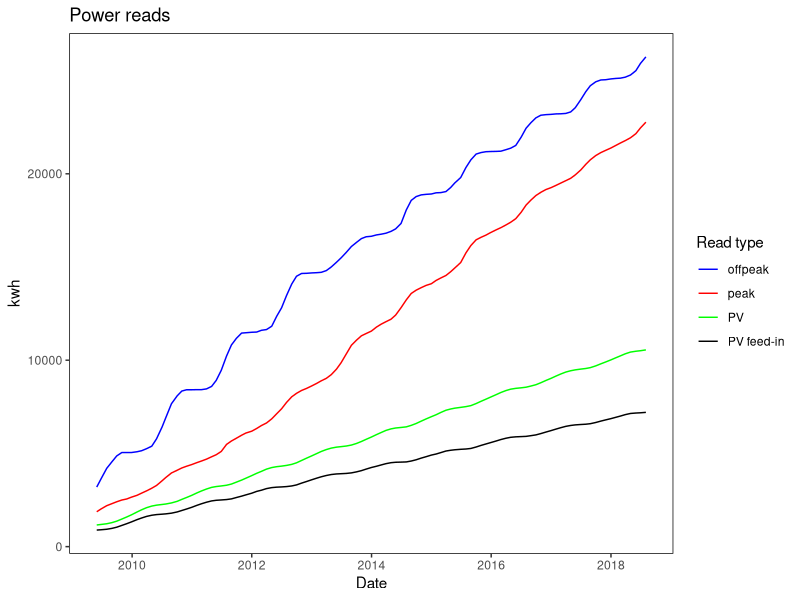
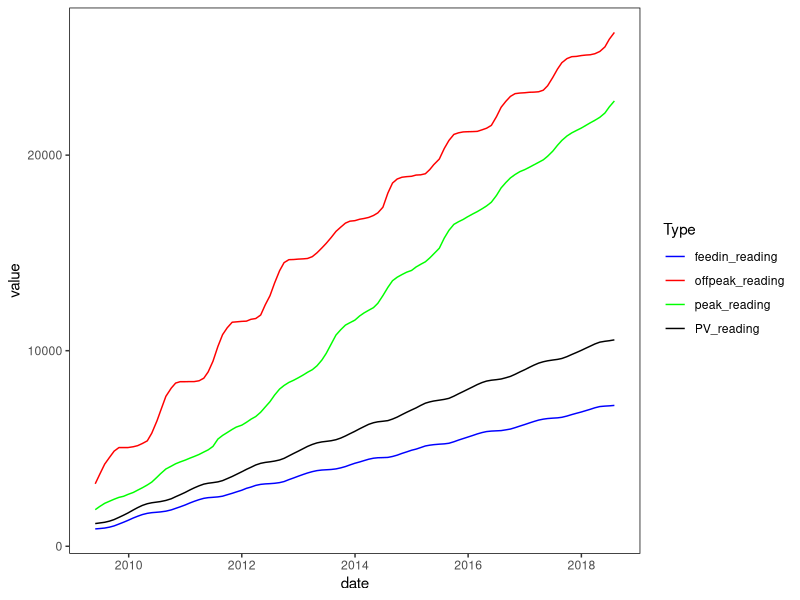
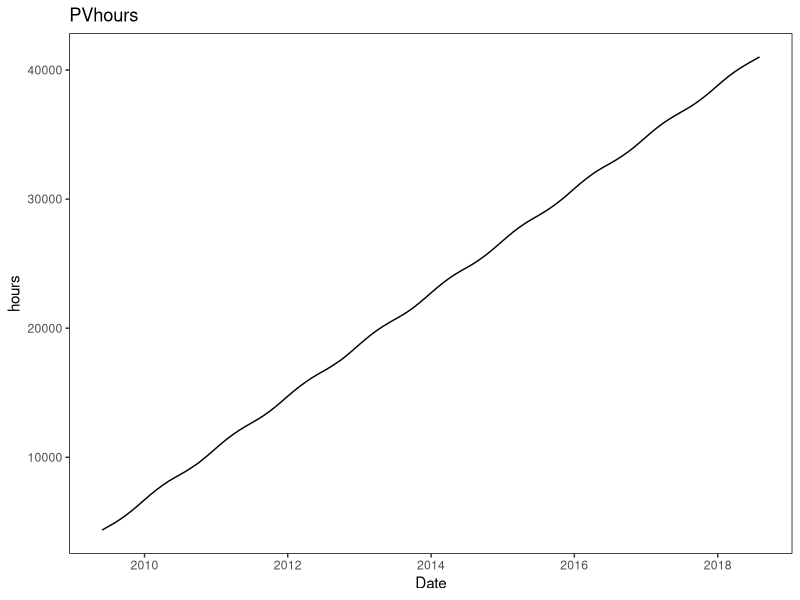
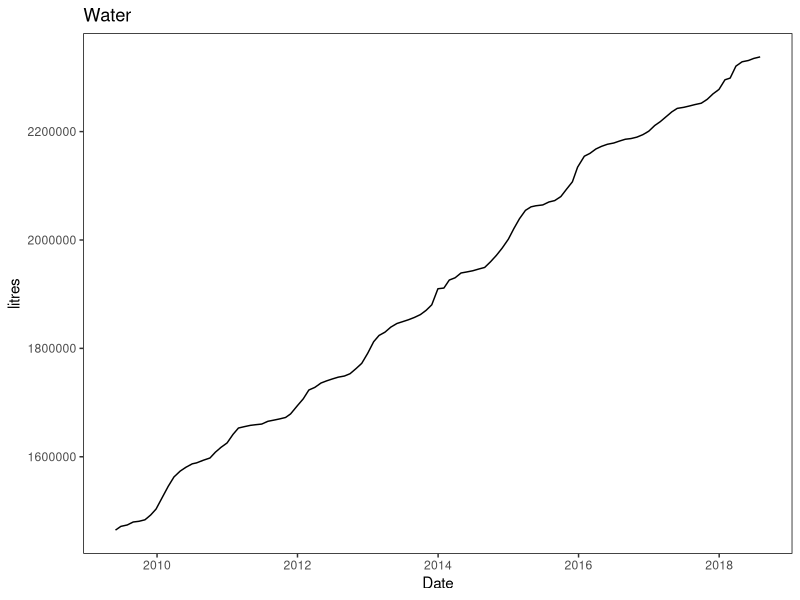
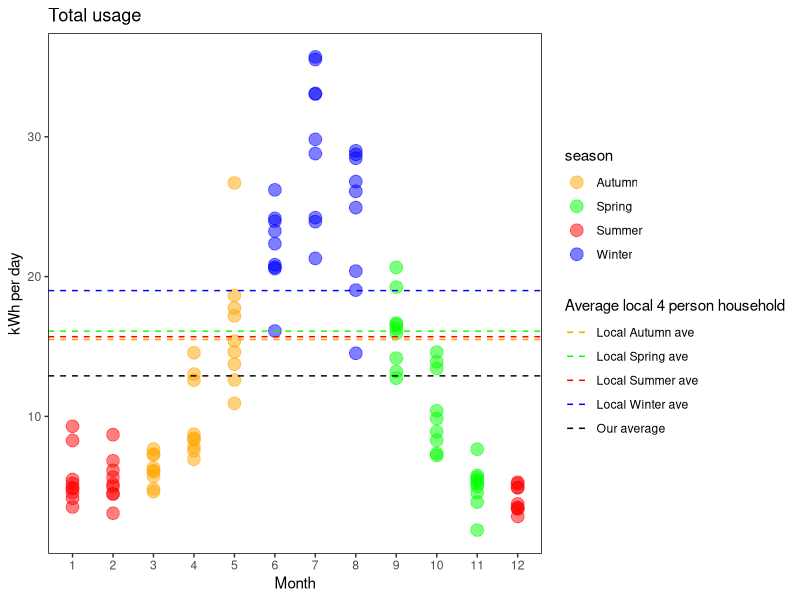
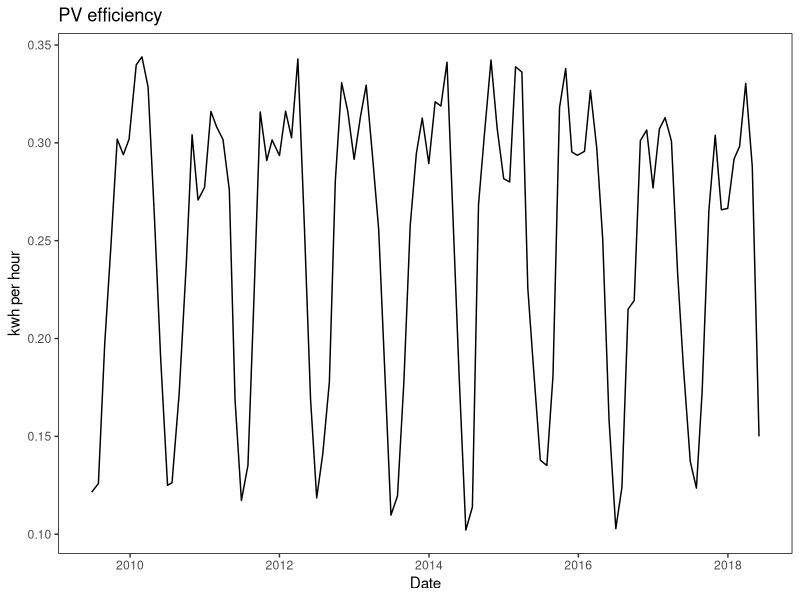
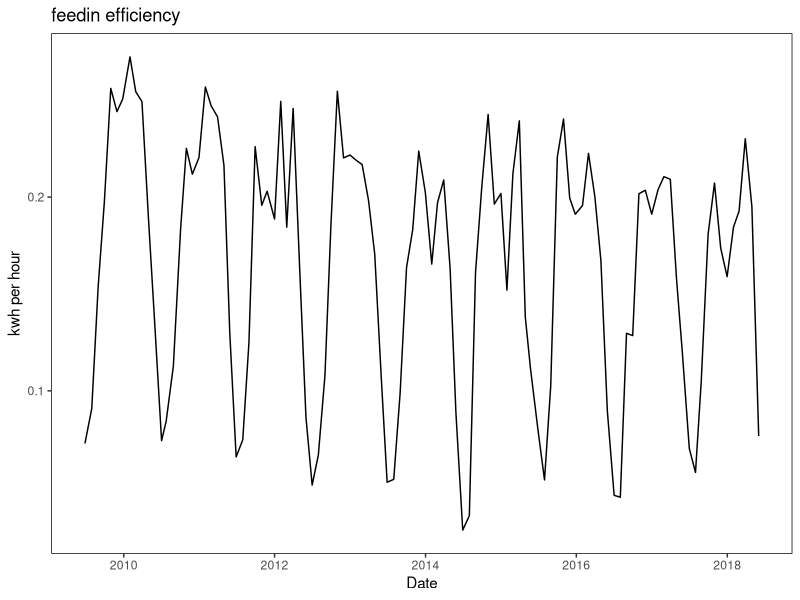
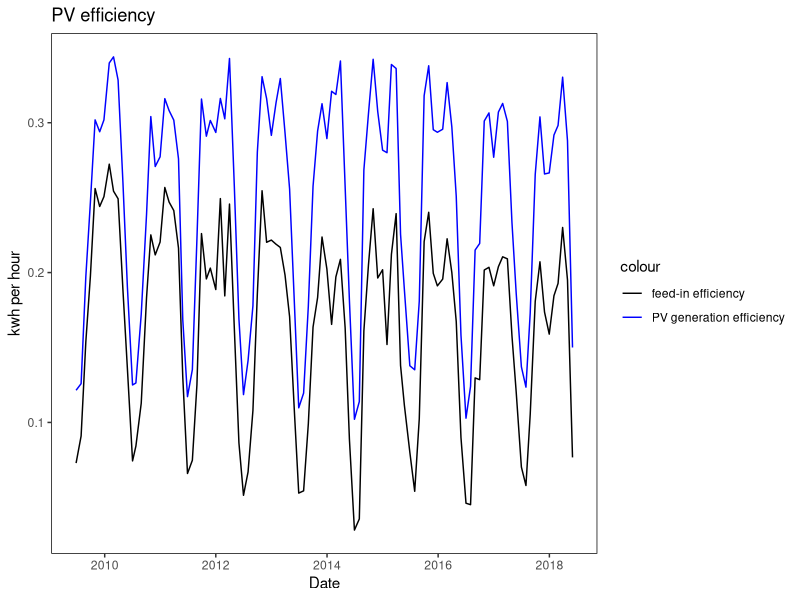

These figures' R source, in order:
library(tidyverse)

meterreads <- read_csv("data/meterreads.csv")
meterreads



# make a new tibble called 'usage' from 'meterreads' and
# add a column called peak_usage by using mutate and lag
# mutate makes a new column called peak_usage by starting with peak_reading and subtracting a value
# this value is also from the peak_reading column, but by using lag it is from the previous row.

usage <- meterreads %>% 
  mutate(peak_usage = peak_reading - 
           lag(peak_reading, default = first(peak_reading)))

# now repeat the process for the other readings

usage <- usage %>% 
  mutate(offpeak_usage = offpeak_reading -
           lag(offpeak_reading, default = first(offpeak_reading)))

usage <- usage %>% 
  mutate(feedin_usage = feedin_reading -
           lag(feedin_reading, default = first(feedin_reading)))

usage <- usage %>% 
  mutate(PV_usage = PV_reading -
           lag(PV_reading, default = first(PV_reading)))

usage <- usage %>% 
  mutate(PVhours_usage = PVhours_reading -
           lag(PVhours_reading, default = first(PVhours_reading)))

usage <- usage %>% 
  mutate(water_usage = water_reading -
           lag(water_reading, default = first(water_reading)))

usage <- usage %>% 
  mutate(days = as.integer(date -
           lag(date, default = first(date))))

usage <- slice(usage, -1)

usage <- slice(usage, -110)

usage <- slice(usage, -109)

usage

# make a new table called perday.  divide usage by number of days to get usage per day.

perday <- usage %>% 
  mutate(peak_perday = peak_usage / days)

perday <- perday %>% 
  mutate(offpeak_perday = offpeak_usage / days)

perday <- perday %>% 
  mutate(totalusage_perday = peak_perday + offpeak_perday)

perday <- perday %>% 
  mutate(feedin_perday = feedin_usage / days)

perday <- perday %>% 
  mutate(PVgen_perday = PV_usage / days)

perday <- perday %>% 
  mutate(PVhours_perday = PVhours_usage / days)

perday <- perday %>% 
  mutate(water_perday = water_usage / days)

perday <- perday %>% 
  mutate(PVefficiency = PVgen_perday / PVhours_perday)

perday <- perday %>% 
  mutate(feedinefficiency = feedin_perday / PVhours_perday)

perday
mean(perday$totalusage_perday, na.rm = TRUE)

# I feel the need to clean out the unnecesary data and make a new table.

eUGE1 <-  
  select(perday,"date","peak_perday","offpeak_perday","totalusage_perday",
         "PVgen_perday","feedin_perday","PVhours_perday","PVefficiency", "feedinefficiency")


# got rid of other data and trimmed to give 9 complete years

monthlist1 <- c(6,7,8,9,10,11,12)
monthlist2 <- c(1,2,3,4,5,6,7,8,9,10,11,12)
monthlist3 <- c(1,2,3,4,5)
monthlist <- c(monthlist1, monthlist2, monthlist2, monthlist2, monthlist2, monthlist2, monthlist2, monthlist2, monthlist2, monthlist3)

# Make eUGE2 which has a month list

eUGE2 <- eUGE1 %>% 
  mutate(month = as.factor(monthlist))

# Make a year list
yearlist1 <- c(2009,2009,2009,2009,2009,2009,2009)
yearlist2 <- c(2010,2010,2010,2010,2010,2010,2010,2010,2010,2010,2010,2010)
yearlist3 <- yearlist2 + 1
yearlist4 <- yearlist2 + 2
yearlist5 <- yearlist2 + 3
yearlist6 <- yearlist2 + 4
yearlist7 <- yearlist2 + 5
yearlist8 <- yearlist2 + 6
yearlist9 <- yearlist2 + 7
yearlist10 <- c(2018,2018,2018,2018,2018)

yearlist <- c(yearlist1,yearlist2,yearlist3,yearlist4,yearlist5,yearlist6,yearlist7,yearlist8,yearlist9,yearlist10)

# Add year list to eUGE2

eUGE2 <- eUGE2 %>% 
  mutate(year = as.factor(yearlist))

# Make a season list

seasonlist1 <- c('Winter', 'Winter', 'Winter', 'Spring', 'Spring', 'Spring', 'Summer')
seasonlist2 <- c('Summer', 'Summer', 'Autumn', 'Autumn', 'Autumn')
seasonlist3 <- c(seasonlist2, seasonlist1)
seasonlist <- c(seasonlist1, seasonlist3, seasonlist3, seasonlist3, seasonlist3, seasonlist3, seasonlist3, seasonlist3, seasonlist3, seasonlist2)
seasonlist

eUGE3 <- eUGE2 %>% 
  mutate(season = as.factor(seasonlist))

eUGE3


# lets try plotting this stuff...

#plot power reads i.e. peak, offpeak and PV

ggplot(meterreads, aes(x = date)) + 
  geom_line(aes(y = peak_reading, colour = "peak")) +
  geom_line(aes(y = offpeak_reading, colour = "offpeak")) +
  geom_line(aes(y = PV_reading, colour = "PV")) +
  geom_line(aes(y = feedin_reading, colour = "PV feed-in")) +
  labs(x = "Date", y = "kwh", title = "Power reads", colour = "Read type") +
  scale_color_manual(values = c("blue","red","green","black")) +
  theme(panel.background = element_rect(fill = "white"),
        panel.border = element_rect(fill = NA))

# repeat above plot using gather

meterreads %>% 
  gather(Type, value, peak_reading, offpeak_reading, PV_reading, feedin_reading) %>% 
  ggplot(aes(date, value, colour = Type)) +
  geom_line() +
  scale_colour_manual(values = c("blue","red","green","black")) +
  theme(panel.background = element_rect(fill = "white"),
        panel.border = element_rect(fill = NA))



# plot PV hours in a seperate graph

ggplot(meterreads, aes(x = date, y = PVhours_reading)) +
  geom_line() +
  labs(x = "Date", y = "hours", title = "PVhours") +
  theme(panel.background = element_rect(fill = "white"),
        panel.border = element_rect(fill = NA))

# plot water reading in a seperate graph

ggplot(meterreads, aes(x = date, y = water_reading)) + 
  geom_line() +
  labs(x = "Date", y = "litres", title = "Water") +
  theme(panel.background = element_rect(fill = "white"),
        panel.border = element_rect(fill = NA))

# Electricity overview in kwh per day
# How to put hlines with legends in

ggplot(eUGE3, aes(x = as.factor(month), y = totalusage_perday, colour = season)) +
  geom_point(size = 4, alpha = 0.5) +
  labs(x = "Month", y = "kWh per day", title = "Total usage") +
  scale_color_manual(values = c("orange","green","red", "blue")) +
  theme(panel.background = element_rect(fill = "white"),
        panel.border = element_rect(fill = NA)) +
  geom_hline(aes(yintercept = 15.7, linetype = "Local Summer ave"), colour = "red") + # average for local summer
  geom_hline(aes(yintercept = 15.5, linetype = "Local Autumn ave"), colour = "orange") + # average for local autumn
  geom_hline(aes(yintercept = 19.0, linetype = "Local Winter ave"), colour = "blue") + # average for local winter
  geom_hline(aes(yintercept = 16.1, linetype = "Local Spring ave"), colour = "green") + # average for local spring
  geom_hline(aes(yintercept = 12.9, linetype = "Our average"), colour = "black") + # average for our household
  scale_linetype_manual(name = "Average local 4 person household", values = c(2, 2, 2, 2, 2), 
                        guide = guide_legend(override.aes = list(color = c("orange", "green", "red","blue", "black"))))


# average household usage from energymadeeasy.gov.au.  
# 4 person household postcode 5051
# Summer 15.7; Autumn 15.5; WInter 19.0; Spring 16.1 kWh 


# More PV plots

ggplot(perday, aes(x = date, y = PVefficiency)) + 
  geom_line() +
  labs(x = "Date", y = "kwh per hour", title = "PV efficiency") +
  theme(panel.background = element_rect(fill = "white"),
        panel.border = element_rect(fill = NA))

ggplot(perday, aes(x = date, y = feedinefficiency)) + 
  geom_line() +
  labs(x = "Date", y = "kwh per hour", title = "feedin efficiency") +
  theme(panel.background = element_rect(fill = "white"),
        panel.border = element_rect(fill = NA))

ggplot(perday, aes(x = date)) + 
  geom_line(aes(y = PVefficiency, colour = "PV generation efficiency")) +
  geom_line(aes(y = feedinefficiency, colour = "feed-in efficiency")) +
  labs(x = "Date", y = "kwh per hour", title = "PV efficiency") +
  scale_color_manual(values = c("black","blue")) +
  theme(panel.background = element_rect(fill = "white"),
        panel.border = element_rect(fill = NA))

# Water use

ggplot(perday, aes(x = date, y = water_perday)) + 
  geom_line() +
  labs(x = "Date", y = "litres per day", title = "Water usage") +
  geom_hline(yintercept=740) +
  theme(panel.background = element_rect(fill = "white"),
        panel.border = element_rect(fill = NA))

# have put in some hlines to give seasonal averages for usage of 4 person households
# calculate average total usage per day and add in an hline.



# Some more exploratory plots.  Need to figure out how to get a better colour scheme.

# Peak
#Figured out how join points properly!

ggplot(eUGE3, aes(x = as.factor(month), y = peak_perday, colour = year, group = year)) +
  geom_point(size = 4, alpha = 0.7) +
  labs(x = "Month", y = "kWh per day", title = "Peak usage") +
  theme(panel.background = element_rect(fill = "white"),
        panel.border = element_rect(fill = NA)) +
  scale_color_viridis_d() +
  geom_line()

# Peak by season
ggplot(eUGE3, aes(x = as.factor(month), y = peak_perday, colour = season)) +
  geom_point(size = 4, alpha = 0.7) +
  labs(x = "Month", y = "kWh per day", title = "Peak usage") +
  scale_color_manual(values = c("orange","green","red", "blue")) +
  theme(panel.background = element_rect(fill = "white"),
        panel.border = element_rect(fill = NA))

#ggsave(AugustWithoutOutlier, path = "~/results/")

# Offpeak

ggplot(eUGE3, aes(x = as.factor(month), y = offpeak_perday, colour = year, group = year)) +
  geom_point(size = 4, alpha = 0.7) +
  labs(x = "Month", y = "kWh per day", title = "OffPeak usage") +
  theme(panel.background = element_rect(fill = "white"),
        panel.border = element_rect(fill = NA)) +
  scale_color_viridis_d() +
  geom_line()

ggplot(eUGE3, aes(x = as.factor(month), y = offpeak_perday, colour = season)) +
  geom_point(size = 4, alpha = 0.7) +
  labs(x = "Month", y = "kWh per day", title = "OffPeak usage") +
  scale_color_manual(values = c("orange","green","red", "blue")) +
  theme(panel.background = element_rect(fill = "white"),
        panel.border = element_rect(fill = NA))

# Total usage

ggplot(eUGE3, aes(x = as.factor(month), y = totalusage_perday, colour = year, group = year)) +
  geom_point(size = 4, alpha = 0.7) +
  labs(x = "Month", y = "kWh per day", title = "Total usage") +
  theme(panel.background = element_rect(fill = "white"),
        panel.border = element_rect(fill = NA)) +
  scale_color_viridis_d() +
  geom_line()

ggplot(eUGE3, aes(x = as.factor(month), y = totalusage_perday, colour = season)) +
  geom_point(size = 4, alpha = 0.5) +
  labs(x = "Month", y = "kWh per day", title = "Total usage") +
  scale_color_manual(values = c("orange","green","red", "blue")) +
  theme(panel.background = element_rect(fill = "white"),
        panel.border = element_rect(fill = NA)) +
  geom_hline(aes(yintercept = 15.7, linetype = "Local Summer ave"), colour = "red") + # average for local summer
  geom_hline(aes(yintercept = 15.5, linetype = "Local Autumn ave"), colour = "orange") + # average for local autumn
  geom_hline(aes(yintercept = 19.0, linetype = "Local Winter ave"), colour = "blue") + # average for local winter
  geom_hline(aes(yintercept = 16.1, linetype = "Local Spring ave"), colour = "green") + # average for local spring
  geom_hline(aes(yintercept = 12.9, linetype = "Our average"), colour = "black") + # average for our household
  scale_linetype_manual(name = "Average local 4 person household", values = c(2, 2, 2, 2, 2), 
                          guide = guide_legend(override.aes = list(color = c("orange", "green", "red","blue", "black"))))
    

# Energymadeeasy.gov.au household usage 4 person no pool
# AHsummer <- 15.7
# AHautumn <- 15.5
# AHwinter <- 19.0
# AHspring <- 16.1
# AHave <- 16.5
# OUr average

mean(eUGE3 $totalusage_perday)


# PV generation

ggplot(eUGE3, aes(x = as.factor(month), y = PVgen_perday, colour = year, group = year)) +
  geom_point(size = 4, alpha = 0.7) +
  labs(x = "Month", y = "kWh per day", title = "PV generation") +
  theme(panel.background = element_rect(fill = "white"),
        panel.border = element_rect(fill = NA)) +
  scale_color_viridis_d() +
  geom_line()

# PV export

ggplot(eUGE3, aes(x = as.factor(month), y = feedin_perday, colour = year, group = year)) +
  geom_point(size = 4, alpha = 0.7) +
  labs(x = "Month", y = "kWh per day", title = "PV export") +
  theme(panel.background = element_rect(fill = "white"),
        panel.border = element_rect(fill = NA)) +
  scale_color_viridis_d() +
  geom_line()

# PV hours 

ggplot(eUGE3, aes(x = as.factor(month), y = PVhours_perday, colour = year, group = year)) +
  geom_point(size = 4, alpha = 0.7) +
  labs(x = "Month", y = "PV hours per day", title = "PV hours") +
  theme(panel.background = element_rect(fill = "white"),
        panel.border = element_rect(fill = NA)) +
  scale_color_viridis_d() +
  geom_line()

# PV generation efficiency

ggplot(eUGE3, aes(x = as.factor(month), y = PVefficiency, colour = year, group = year)) +
  geom_point(size = 4, alpha = 0.7) +
  labs(x = "Month", y = "kWh per day", title = "PV generation efficiency") +
  theme(panel.background = element_rect(fill = "white"),
        panel.border = element_rect(fill = NA)) +
  scale_color_viridis_d() +
  geom_line()

# PV export efficiency

ggplot(eUGE3, aes(x = as.factor(month), y = feedinefficiency, colour = year, group = year)) +
  geom_point(size = 4, alpha = 0.7) +
  labs(x = "Month", y = "kWh per day", title = "PV feed-in efficiency") +
  theme(panel.background = element_rect(fill = "white"),
        panel.border = element_rect(fill = NA)) +
  scale_color_viridis_d() +
  geom_line()

# PV performance - generation

ggplot(eUGE3, aes(x = PVhours_perday, y = PVgen_perday, colour = month)) +
  geom_point(size = 4, alpha = 0.7) +
  labs(x = "Hours of operation", y = "kWh generated", title = "PV generation performance") +
  theme(panel.background = element_rect(fill = "white"),
        panel.border = element_rect(fill = NA))


ggplot(eUGE3, aes(x = PVhours_perday, y = PVgen_perday, colour = month, group = year)) +
  geom_point(size = 4, alpha = 0.7) +
  labs(x = "Hours of operation", y = "kWh generated", title = "PV generation performance") +
  theme(panel.background = element_rect(fill = "white"),
        panel.border = element_rect(fill = NA)) +
  geom_line()


# PV performance - export

ggplot(eUGE3, aes(x = PVhours_perday, y = feedin_perday, colour = month)) +
  geom_point(size = 4, alpha = 0.7) +
  labs(x = "Hours of operation", y = "kWh exported", title = "PV export performance") +
  theme(panel.background = element_rect(fill = "white"),
        panel.border = element_rect(fill = NA))

write.csv(eUGE1, file = "eUGE1.csv")
write.csv(eUGE3, file = "eUGE3.csv")

# It's interesting to note that a few things have happened in our household
# 1st child was born July 2011.  An RCAC was installed that summer.
# 2nd child born January 2014.  Time at home has changed with part-time hours etc.
# We've been playing with the mix of RCAC and heatbank (offpeak) for heating.
# Off peak kicks in in summer when visitors are over due to supplementary HWS.
# PV efficiency dips at he height of summer - sun rises and sets south of E and W.
# We also have rainfall data, and climate data can be downloaded from BOM. 
# Together with daily (rather than monthly) data, there may be some interesting correlations.
